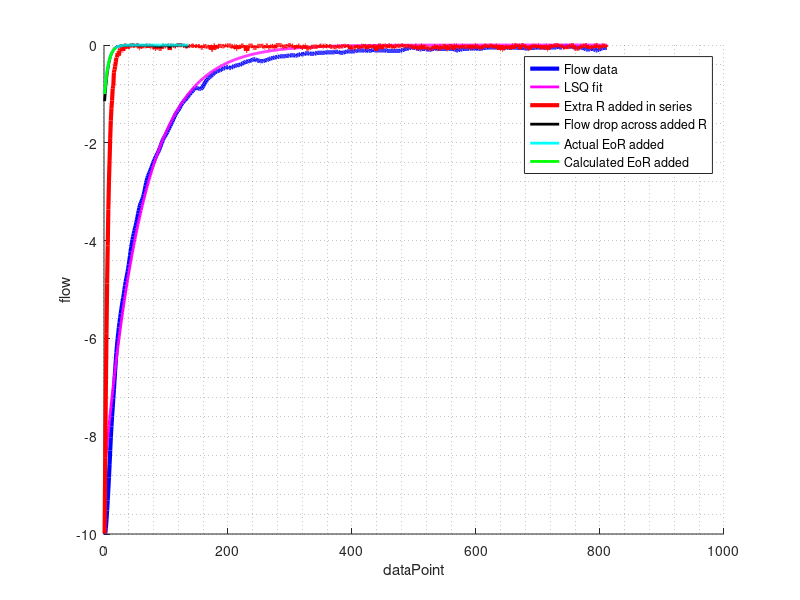

Write the MATLAB code that produced this figure.
pkg load communications

% Written by Sarah Howe in octave
% May not be compatible with matlab

% Clean up
clc
close all
clear

% Automatic debugging
debug_on_interrupt(0);
debug_on_warning(1);
debug_on_error(1);

% Load some data
load SpirometryData.mat;
loops = data.Loops;
band = data.Banding;
normal = data.Normal;
inflated = data.Inflated;

% sampling frequency 125 Hz
Hz = 125;

% Atmospheric pressure in kpa
p_atm = 101.35; %kPa

%~~~~~~~~~~~~~~~~~~~~~~~~~~~~~~~~~~~~~~~~~~~~~
% Treating the data as from an EoR-circuit
%
% Flow is current
% Pressure is voltage
% Resistance is resistance
% Compliance is capacitance
%~~~~~~~~~~~~~~~~~~~~~~~~~~~~~~~~~~~~~~~~~~~~
% start loops
flow = loops.Flow;
pressure = loops.Pressure;

% time for plotting
time = (1:size(flow))*(1/Hz);

%-----------------------------------------------
% Looks like an EoR curve at end of forced exp?
% Let's fit a line to it :)
%-----------------------------------------------

% EoR curve range
start = 1190;
stop = 2000;

figure(1)
hold on
plot(flow(start:stop), 'b', 'linewidth', 3)
xlabel("dataPoint")
ylabel("flow")
grid minor
hold off

% define start and end point of whole curve
curveStart = start;
curveDataEnd = stop;

% set stopping point of fit at certain %age flow drop
% (things get over constrained below 3% and fit gets bad)
drop = flow(curveDataEnd) + 0.1*(flow(curveStart)-flow(curveDataEnd));

% find the index of the stopping point
index = 0;
stillLooking = 1;
for i = curveStart:curveDataEnd
    if(stillLooking)
        if(flow(i) > drop)
            index = i;
            stillLooking = 0;
        end
    end
end
if index == 0
    error("Percentage flow drop specified not found in range")
end
curveStop = index;

% set up matrices
measurements = log(-flow(curveStart:curveStop)); %flow flipped for nicer maths
one = ones(1, (curveStop-curveStart)+1);
times = -(time(curveStart:curveStop)-time(curveStart));

% OMG least squares!!!
results = [one', times']\measurements;

clc % had to add this again, so annoying =/

% extract info
startPoint = exp(results(1));
EoR = results(2)

% remake curve from info
times = -(time(curveStart:curveDataEnd)-time(curveStart));
newValues = -startPoint*exp(times*EoR); % flip flow to negative side

% compare new and old
figure(1)
hold on
plot(newValues, 'm',  'linewidth', 2)
hold off

%-----------------------------------------
% Saying you had some new resistance added
% could you differentiate them?
%-----------------------------------------
% come up with some new EoR
EoR_new = 20

% Add the new EoR to the old data to shift it
newValues = zeros(1, ((curveDataEnd-curveStart)+1));
for i = (1:length(times))
    newValues(i) = flow(i+curveStart) * exp(times(i)*EoR_new);
end

% mess the new data up - add some noise
messyValues = awgn(newValues, 28);

% remove any noise that crosses or lies on the x-axis
filteredValues = zeros(1, length(messyValues));
if messyValues(1) >= 0
    error("First data point is not usable - try different start point")
end
for i = 1:length(messyValues)
    if messyValues(i) >= 0
        filteredValues(i) = filteredValues(i-1);
    else
        filteredValues(i) = messyValues(i);
    end
end

figure(1)
hold on
plot(filteredValues, 'r', 'linewidth', 3)
hold off

%------------------------------------------------------
% Now we have some data with added resistance in series
% Try to separate it all again
%------------------------------------------------------
% have Q = Ae^(k*t)
% where A = Q(1)e^(EoR*t)

% when modelled flow goes below -1, the reduced flow explodes
% so reduced flow calculation is reduced to a smaller range
times = -(time(curveStart:curveStop)-time(curveStart));
filteredValues = filteredValues(1:(curveStop-curveStart)+1);

% model flow drop across spirometer's filter from known EoR
lowRFlow = -startPoint*exp(times*EoR);

% remove the known flow drop from flow
reducedFlow = filteredValues./lowRFlow;

figure(1)
hold on
plot(-reducedFlow, 'k', 'linewidth', 2)
plot(-exp(times*EoR_new), 'c', 'linewidth', 2)
hold off

% set stopping point of fit at certain %age flow drop
% (things get over constrained below 3% and fit gets bad)
curveLength = length(reducedFlow);
drop = reducedFlow(curveLength) + 0.05*(reducedFlow(1)-reducedFlow(curveLength));

% find the index of the stopping point for the new curve
index = 0;
stillLooking = 1;
for i = 1:curveLength
    if(stillLooking)
        if(reducedFlow(i) < drop)
            index = i;
            stillLooking = 0;
        end
    end
end
if index == 0
    error("Percentage flow drop specified not found in range")
end
curveStop = index;

% redefine time for percentage pressure drop
times = -(time(curveStart:(curveStart+curveStop))-time(curveStart));
reducedFlow = reducedFlow(1:curveStop+1);

% find EoR for added flow drop
EoR_est = times'\log(reducedFlow)'

figure(1)
hold on
plot(-exp(times*EoR_est), 'g', 'linewidth', 2)
legend("Flow data", ...
        "LSQ fit", ...
        "Extra R added in series", ...
        "Flow drop across added R", ...
        "Actual EoR added", ...
        "Calculated EoR added");
hold off

EoR_Percent_error = abs((1 - EoR_est/EoR_new)) * 100

%----------------------------
% Say added R = 1 cmH20
%----------------------------
R_addedInSeries = 1
E = EoR_est*R_addedInSeries
R_spirometerFilter = 1/(EoR/E)
